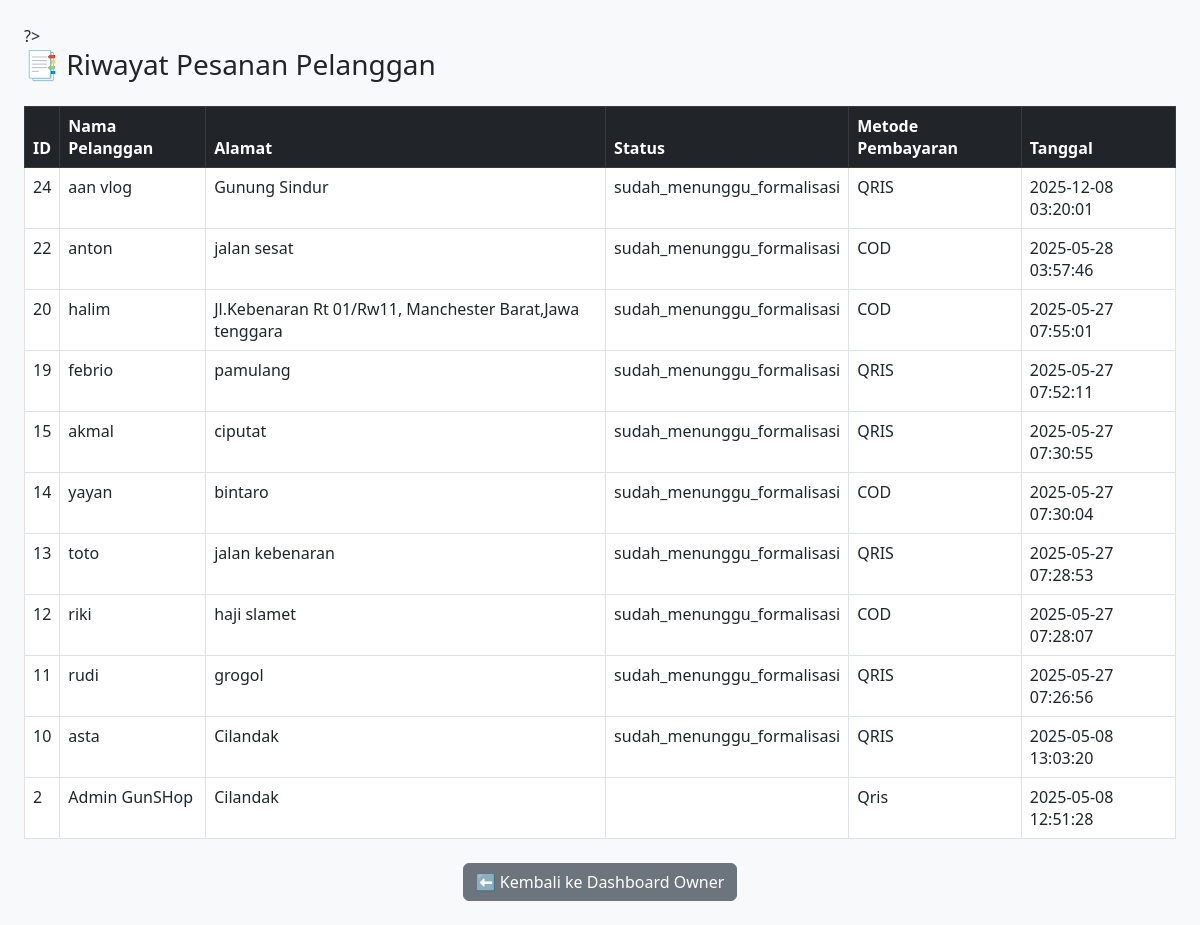
/dashboard_pelanggan_cadangan.php (signed in), run on the app's committed database.
### tables this page shows
CREATE TABLE `customer` (
  `id` int(20) NOT NULL,
  `user_id` int(20) DEFAULT NULL,
  `nama` varchar(25) DEFAULT NULL,
  `no_telepon` varchar(15) DEFAULT NULL,
  `alamat` text DEFAULT NULL,
  `status_pesanan` enum('sudah_menunggu_formalisasi','sedang_diproses','selesai') DEFAULT 'sedang_diproses',
  `metode_pembayaran` varchar(30) DEFAULT NULL,
  `created_at` timestamp NOT NULL DEFAULT current_timestamp(),
  `updated_at` timestamp NOT NULL DEFAULT current_timestamp() ON UPDATE current_timestamp()
);

### dashboard_pelanggan_cadangan.php (the view, shortened to what this page needs)
<?php
include 'koneksi.php';
$riwayat = mysqli_query($conn, "SELECT c.id, l.name AS nama_pelanggan, c.alamat, c.status_pesanan, c.metode_pembayaran, c.created_at
    FROM customer c
    LEFT JOIN login l ON c.user_id = l.id
    ORDER BY c.created_at DESC");
?>
<!DOCTYPE html>
<html>
<head>
    <link href="https://cdn.jsdelivr.net/npm/bootstrap@5.3.0/dist/css/bootstrap.min.css" rel="stylesheet">
</head>
<body class="p-4 bg-light">
<h3>📑 Riwayat Pesanan Pelanggan</h3>
<table class="table table-bordered mt-4 bg-white">
    <thead class="table-dark">
        <tr>
            <th>ID</th>
            <th>Nama Pelanggan</th>
            <th>Alamat</th>
            <th>Status</th>
            <th>Metode Pembayaran</th>
            <th>Tanggal</th>
        </tr>
    </thead>
    <tbody>
        <?php while ($data = mysqli_fetch_assoc($riwayat)) { ?>
        <tr>
            <td><?= $data['id'] ?></td>
            <td><?= $data['nama_pelanggan'] ?></td>
            <td><?= $data['alamat'] ?></td>
            <td><?= $data['status_pesanan'] ?></td>
            <td><?= $data['metode_pembayaran'] ?></td>
            <td><?= $data['created_at'] ?></td>
        </tr>
        <?php } ?>
    </tbody>
</table>
    <div class="mt-4 text-center no-print">
        <a href="dashboard_owner.php" class="btn btn-secondary">⬅️ Kembali ke Dashboard Owner</a>
    </div>
</body>
</html>

### data on the page
customer: id "24", user.name "aan vlog", alamat "Gunung Sindur", status_pesanan "sudah_menunggu_formalisasi", metode_pembayaran "QRIS", created_at "2025-12-08 03:20:01"
customer: id "22", user.name "anton", alamat "jalan sesat", status_pesanan "sudah_menunggu_formalisasi", metode_pembayaran "COD", created_at "2025-05-28 03:57:46"
customer: id "20", user.name "halim", alamat "Jl.Kebenaran Rt 01/Rw11, Manchester Barat,Jawa tenggara", status_pesanan "sudah_menunggu_formalisasi", metode_pembayaran "COD", created_at "2025-05-27 07:55:01"
customer: id "19", user.name "febrio", alamat "pamulang", status_pesanan "sudah_menunggu_formalisasi", metode_pembayaran "QRIS", created_at "2025-05-27 07:52:11"
customer: id "15", user.name "akmal", alamat "ciputat", status_pesanan "sudah_menunggu_formalisasi", metode_pembayaran "QRIS", created_at "2025-05-27 07:30:55"
customer: id "14", user.name "yayan", alamat "bintaro", status_pesanan "sudah_menunggu_formalisasi", metode_pembayaran "COD", created_at "2025-05-27 07:30:04"
customer: id "13", user.name "toto", alamat "jalan kebenaran", status_pesanan "sudah_menunggu_formalisasi", metode_pembayaran "QRIS", created_at "2025-05-27 07:28:53"
customer: id "12", user.name "riki", alamat "haji slamet", status_pesanan "sudah_menunggu_formalisasi", metode_pembayaran "COD", created_at "2025-05-27 07:28:07"
customer: id "11", user.name "rudi", alamat "grogol", status_pesanan "sudah_menunggu_formalisasi", metode_pembayaran "QRIS", created_at "2025-05-27 07:26:56"
customer: id "10", user.name "asta", alamat "Cilandak", status_pesanan "sudah_menunggu_formalisasi", metode_pembayaran "QRIS", created_at "2025-05-08 13:03:20"
customer: id "2", user.name "Admin GunSHop", alamat "Cilandak", metode_pembayaran "Qris", created_at "2025-05-08 12:51:28"
